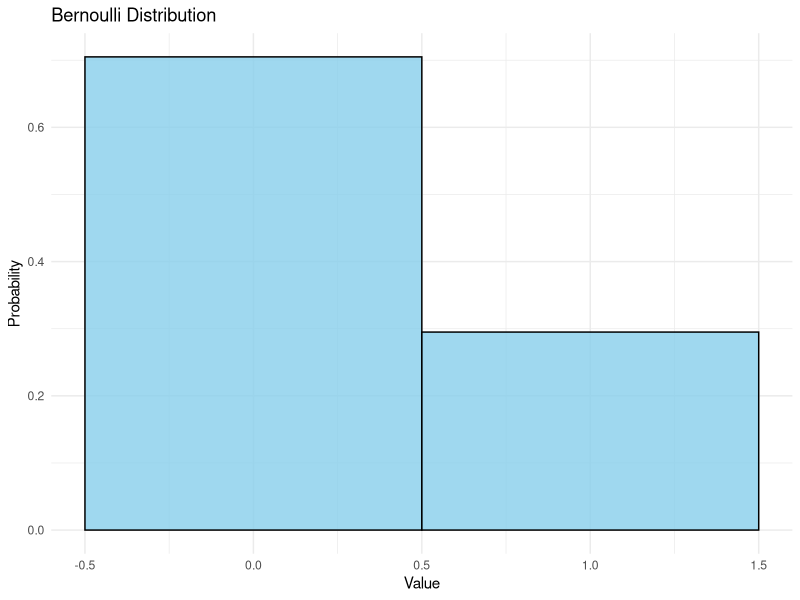
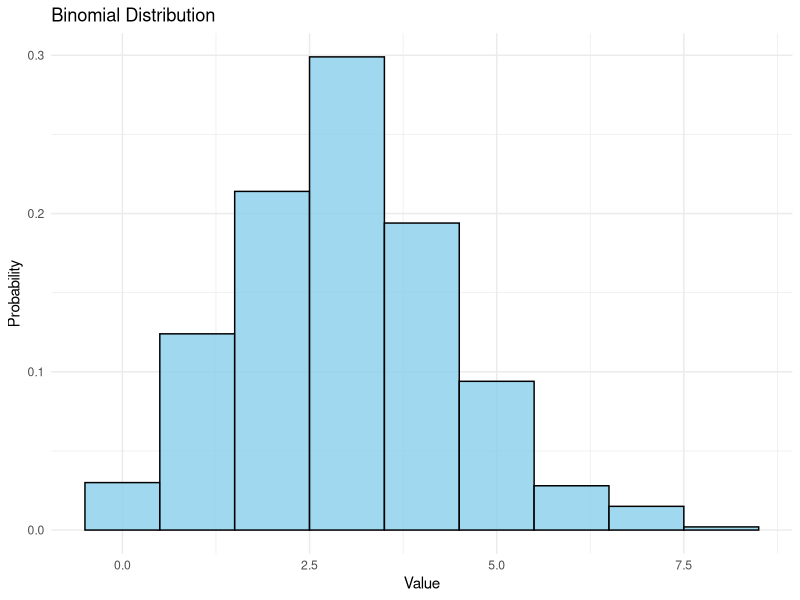
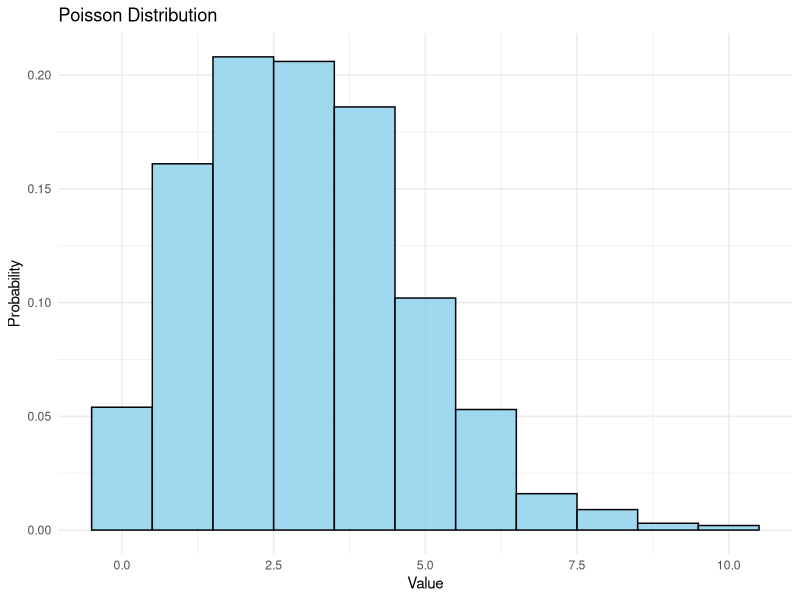

Write R code to recreate these figures, in order.
# Load required libraries
library(ggplot2)
# Function to plot histograms
plot_histogram <- function(data, title) {
  ggplot(data, aes(x = value)) +
    geom_histogram(binwidth = 1, fill = "skyblue", color = "black", aes(y = ..count../sum(..count..)), alpha = 0.8) +
    labs(title = title, x = "Value", y = "Probability") +
    theme_minimal()
}
# Bernoulli Distribution Simulation
set.seed(123)  # Set seed for reproducibility
p <- 0.3  # Probability of success
# Generate 1000 samples from Bernoulli distribution
bernoulli_samples <- rbinom(1000, 1, p)
# Analyze distribution
bernoulli_mean <- mean(bernoulli_samples)
bernoulli_var <- var(bernoulli_samples)
# Plot histogram
plot_histogram(data.frame(value = bernoulli_samples), "Bernoulli Distribution")

# Binomial Distribution Simulation
n <- 10  # Number of trials
p <- 0.3  # Probability of success
# Generate 1000 samples from Binomial distribution
binomial_samples <- rbinom(1000, n, p)
# Analyze distribution
binomial_mean <- mean(binomial_samples)
binomial_var <- var(binomial_samples)
# Plot histogram
plot_histogram(data.frame(value = binomial_samples), "Binomial Distribution")

# Poisson Distribution Simulation
lambda <- 3  # Average rate of events per unit time or space
# Generate 1000 samples from Poisson distribution
poisson_samples <- rpois(1000, lambda)
# Analyze distribution
poisson_mean <- mean(poisson_samples)
poisson_var <- var(poisson_samples)
# Plot histogram
plot_histogram(data.frame(value = poisson_samples), "Poisson Distribution")
# Summary of distributions
distribution_summary <- data.frame(
  Distribution = c("Bernoulli", "Binomial", "Poisson"),
  Mean = c(bernoulli_mean, binomial_mean, poisson_mean),
  Variance = c(bernoulli_var, binomial_var, poisson_var)
)
print(distribution_summary)
